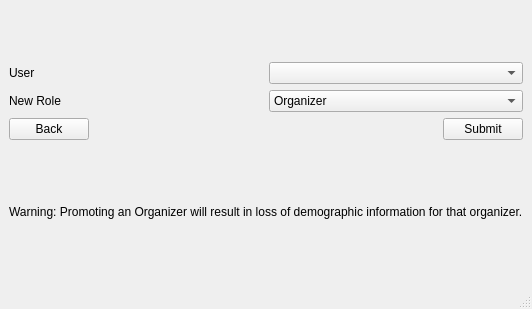
<?xml version="1.0" encoding="UTF-8"?>
<ui version="4.0">
 <class>PromotionManager</class>
 <widget class="QMainWindow" name="PromotionManager">
  <property name="geometry">
   <rect>
    <x>0</x>
    <y>0</y>
    <width>467</width>
    <height>309</height>
   </rect>
  </property>
  <property name="windowTitle">
   <string>MainWindow</string>
  </property>
  <widget class="QWidget" name="centralwidget">
   <layout class="QVBoxLayout" name="verticalLayout_2">
    <item>
     <layout class="QVBoxLayout" name="verticalLayout">
      <item>
       <layout class="QHBoxLayout" name="horizontalLayout_2">
        <item>
         <widget class="QLabel" name="user_label">
          <property name="text">
           <string>User</string>
          </property>
         </widget>
        </item>
        <item>
         <widget class="QComboBox" name="user_box"/>
        </item>
       </layout>
      </item>
      <item>
       <layout class="QHBoxLayout" name="horizontalLayout">
        <item>
         <widget class="QLabel" name="role_label">
          <property name="text">
           <string>New Role</string>
          </property>
         </widget>
        </item>
        <item>
         <widget class="QComboBox" name="role_box">
          <item>
           <property name="text">
            <string>Organizer</string>
           </property>
          </item>
          <item>
           <property name="text">
            <string>Researcher</string>
           </property>
          </item>
          <item>
           <property name="text">
            <string>Admin</string>
           </property>
          </item>
          <item>
           <property name="text">
            <string/>
           </property>
          </item>
         </widget>
        </item>
       </layout>
      </item>
      <item>
       <layout class="QHBoxLayout" name="horizontalLayout_3">
        <item>
         <widget class="QPushButton" name="back_button">
          <property name="text">
           <string>Back</string>
          </property>
         </widget>
        </item>
        <item>
         <spacer name="horizontalSpacer">
          <property name="orientation">
           <enum>Qt::Horizontal</enum>
          </property>
          <property name="sizeHint" stdset="0">
           <size>
            <width>40</width>
            <height>20</height>
           </size>
          </property>
         </spacer>
        </item>
        <item>
         <widget class="QPushButton" name="submit_button">
          <property name="text">
           <string>Submit</string>
          </property>
         </widget>
        </item>
       </layout>
      </item>
     </layout>
    </item>
    <item>
     <widget class="QLabel" name="label">
      <property name="maximumSize">
       <size>
        <width>16777215</width>
        <height>25</height>
       </size>
      </property>
      <property name="text">
       <string>Warning: Promoting an Organizer will result in loss of demographic information for that organizer.</string>
      </property>
     </widget>
    </item>
   </layout>
  </widget>
  <widget class="QMenuBar" name="menubar">
   <property name="geometry">
    <rect>
     <x>0</x>
     <y>0</y>
     <width>467</width>
     <height>17</height>
    </rect>
   </property>
  </widget>
  <widget class="QStatusBar" name="statusbar"/>
 </widget>
 <resources/>
 <connections/>
</ui>
